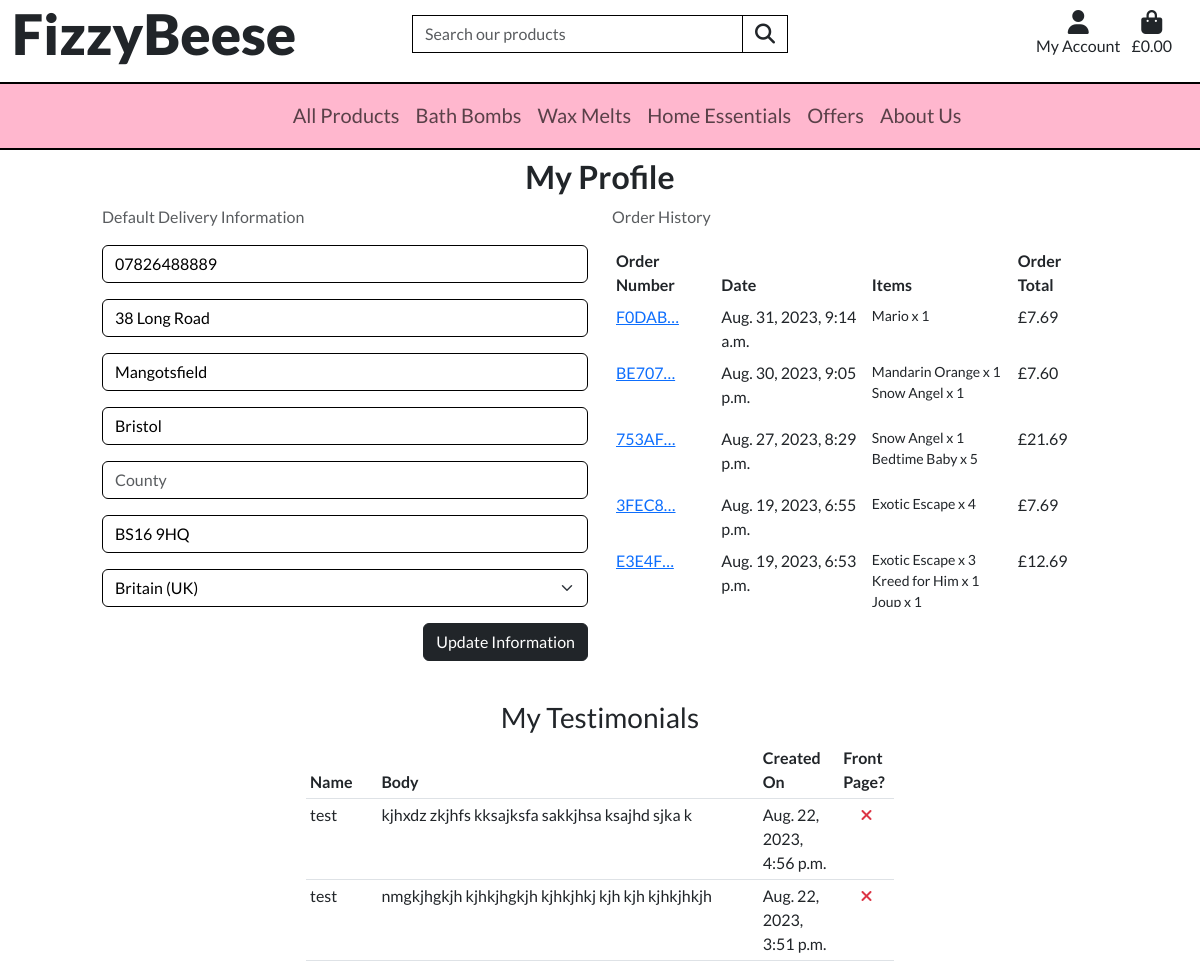
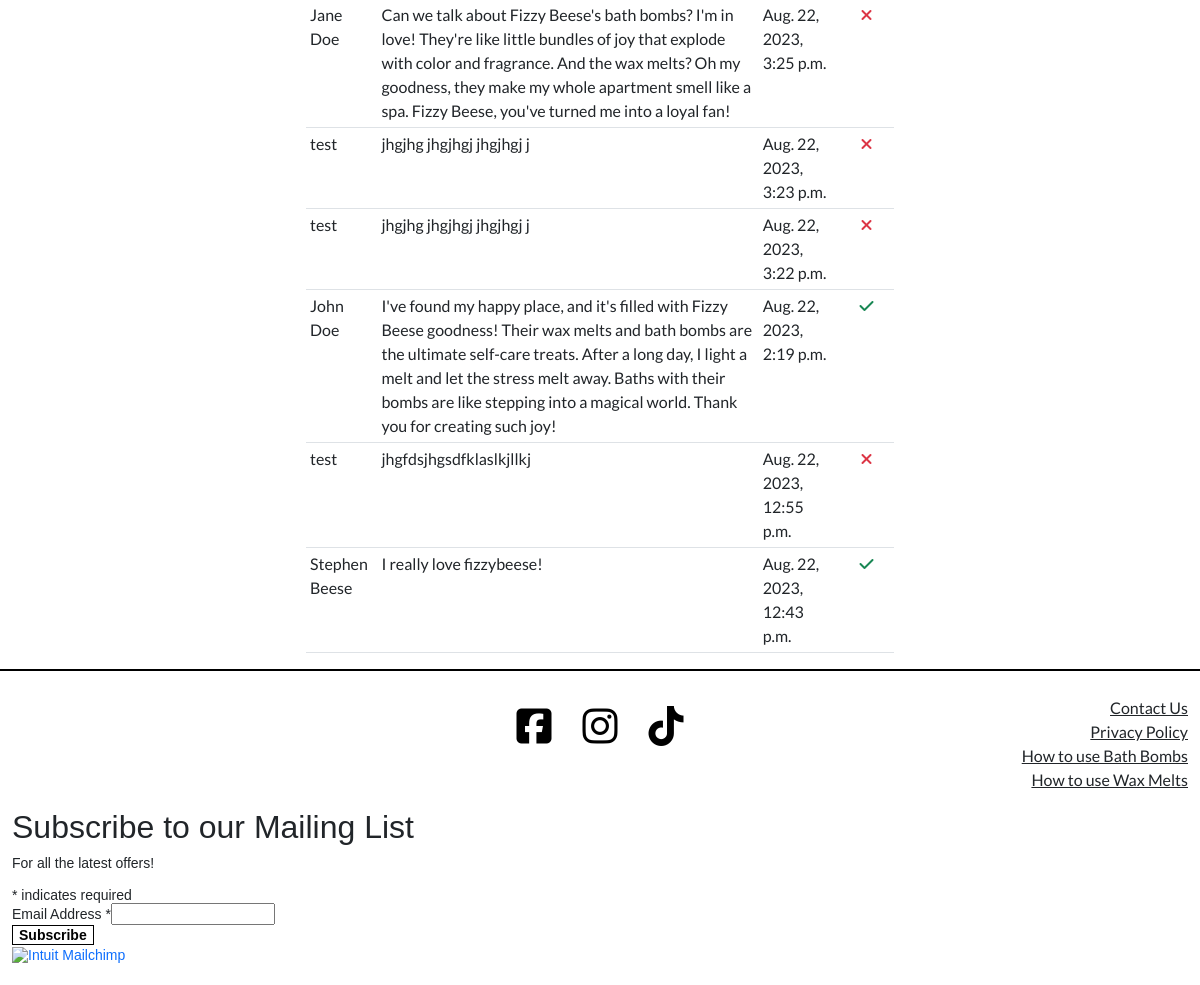
/profile/ (signed in), run on the app's committed database (2 pictures, top to bottom).
### profiles/models.py (models this page shows, shortened)
class UserProfile(models.Model):
    user = models.OneToOneField(User, on_delete=models.CASCADE)
    default_phone_number = models.CharField(
        max_length=20, null=True, blank=True)
    default_street_address1 = models.CharField(
        max_length=80, null=True, blank=True)
    default_street_address2 = models.CharField(
        max_length=80, null=True, blank=True)
    default_town_or_city = models.CharField(
        max_length=40, null=True, blank=True)
    default_county = models.CharField(max_length=80, null=True, blank=True)
    default_postcode = models.CharField(max_length=20, null=True, blank=True)
    default_country = CountryField(
        blank_label='Country', null=True, blank=True)

### checkout/models.py (models this page shows, shortened)
class Order(models.Model):
    order_number = models.CharField(max_length=32, null=False, editable=False)
    user_profile = models.ForeignKey(UserProfile, on_delete=models.SET_NULL,
                                     null=True, blank=True,
                                     related_name='orders')
    full_name = models.CharField(max_length=50, null=False, blank=False)
    email = models.EmailField(max_length=254, null=False, blank=False)
    phone_number = models.CharField(max_length=20, null=False, blank=False)
    country = CountryField(blank_label='Country *', null=False, blank=False)
    postcode = models.CharField(max_length=20, null=False, blank=False)
    town_or_city = models.CharField(max_length=40, null=False, blank=False)
    street_address1 = models.CharField(max_length=80, null=False, blank=False)
    street_address2 = models.CharField(max_length=80, null=True, blank=True)
    county = models.CharField(max_length=80, null=True, blank=True)
    date = models.DateTimeField(auto_now_add=True)
    total_weight = models.IntegerField(null=False, default=0)
    delivery_cost = models.DecimalField(
        max_digits=6, decimal_places=2, null=False, default=0)
    order_total = models.DecimalField(
        max_digits=10,
        decimal_places=2,
        null=False,
        default=0.00)
    grand_total = models.DecimalField(
        max_digits=10,
        decimal_places=2,
        null=False,
        default=0)
    original_bag = models.TextField(null=False, blank=False, default='')
    stripe_pid = models.CharField(
        max_length=254,
        null=False,
        blank=False,
        default='')

class OrderLineItem(models.Model):
    order = models.ForeignKey(
        Order,
        null=False,
        blank=False,
        on_delete=models.CASCADE,
        related_name='lineitems')
    product = models.ForeignKey(
        Product,
        null=False,
        blank=False,
        on_delete=models.CASCADE)
    quantity = models.IntegerField(null=False, blank=False, default=0)
    lineitem_total = models.DecimalField(
        max_digits=6,
        decimal_places=2,
        null=False,
        blank=False,
        editable=False)

### products/models.py (models this page shows, shortened)
class Product(models.Model):
    name = models.CharField(max_length=254, unique=True)
    description = models.TextField(null=True, blank=True)
    price = models.DecimalField(max_digits=5, decimal_places=2)
    stock_remaining = models.IntegerField(null=False)
    product_categories = models.ManyToManyField(
        ProductCategory)  # Links to ProductCategory
    fragrance_categories = models.ManyToManyField(
        FragranceCategory, blank=True)  # Links to FragranceCategory
    weight = models.IntegerField()
    sale_price = models.DecimalField(
        max_digits=5,
        decimal_places=2,
        null=True,
        blank=True)
    is_clearance = models.BooleanField()
    is_featured = models.BooleanField()
    is_hidden = models.BooleanField()
    image = models.ImageField(null=True, blank=True)
    label_image = models.ImageField(null=True, blank=True)
    uploaded_on = models.DateTimeField()

### testimonials/models.py (models this page shows, shortened)
class Testimonial(models.Model):
    user_profile = models.ForeignKey(UserProfile, on_delete=models.CASCADE,
                                     related_name='testimonials')
    name = models.CharField(max_length=50, null=False, blank=False)
    body = models.TextField(null=False, blank=False)
    approved = models.BooleanField(default=False)
    created_on = models.DateTimeField(auto_now_add=True)

### profiles/views.py (the view)
# urls.py: path('profile/', include('profiles.urls')),
@login_required
def profile(request):
    profile = get_object_or_404(UserProfile, user=request.user)
    if request.method == 'POST':
        form = UserProfileForm(request.POST, instance=profile)
        if form.is_valid():
            form.save()
            messages.success(request, 'Profile updated successfully')
        else:
            messages.error(
                request, 'Update failed. Please ensure the form is vaild.')
    else:
        form = UserProfileForm(instance=profile)
    orders = profile.orders.all().order_by('-date')
    testimonials = profile.testimonials.all().order_by('-created_on')
    template = 'profiles/profile.html/'
    context = {
        'form': form,
        'orders': orders,
        'testimonials': testimonials,
        'on_profile_page': True,
    }
    return render(request, template, context)

### profiles/forms.py
class UserProfileForm(forms.ModelForm):
    class Meta:
        model = UserProfile
        exclude = ('user',)
    def __init__(self, *args, **kwargs):
        super().__init__(*args, **kwargs)
        placeholders = {
            'default_phone_number': 'Phone Number',
            'default_street_address1': 'Street Address 1',
            'default_street_address2': 'Street Address 2 ',
            'default_town_or_city': 'Town or City',
            'default_county': 'County',
            'default_postcode': 'Postcode',
        }
        self.fields['default_phone_number'].widget.attrs['autofocus'] = True
        for field in self.fields:
            if field != 'default_country':
                if self.fields[field].required:
                    placeholder = f'{placeholders[field]} *'
                else:
                    placeholder = placeholders[field]
                self.fields[field].widget.attrs['placeholder'] = placeholder
            self.fields[field].widget.attrs['class'] = 'border-black profile-form-input'
            self.fields[field].label = False

### bag/contexts.py (called while the page is built, shortened)
def bag_contents(request):
    bag_items = []
    total = 0
    product_count = 0
    total_weight = 0
    bag = request.session.get('bag', {})
    if total < settings.FREE_DELIVERY_THRESHOLD:
        if product_count == 0:
            delivery = 0
        free_delivery_delta = settings.FREE_DELIVERY_THRESHOLD - total
    else:
        delivery = 0
        free_delivery_delta = 0
    grand_total = delivery + total
    context = {
        'bag_items': bag_items,
        'total': total,
        'product_count': product_count,
        'total_weight': total_weight,
        'delivery': delivery,
        'free_delivery_delta': free_delivery_delta,
        'free_delivery_threshold': settings.FREE_DELIVERY_THRESHOLD,
        'grand_total': grand_total,
    }
    return context

### home/contexts.py (called while the page is built)
def offers(model):
    clearance_products = Product.objects.filter(is_clearance=True)
    sale_products = Product.objects.filter(sale_price=True)
    context = {
        'clearance_products': clearance_products,
        'sale_products': sale_products,
    }
    return context

### testimonials/contexts.py (called while the page is built)
def testimonial_context(request):
    testimonials = Testimonial.objects.filter(approved=True)
    context = {
        'testimonials': testimonials,
    }
    return context

### profiles/templates/profiles/profile.html (shortened to what this page needs)
{% extends 'base.html' %}
{% load static %}
{% block extra_css %}
<link rel="stylesheet" href="{% static 'profiles/css/profile.css' %}">
{% endblock %}
{% block content %}
<div class="row checkout-container mx-0">
    <div class="col-12">
        <h2 class="text-center my-2 fw-bold">My Profile</h2>
    </div>
</div>
<div class="row justify-content-center">
    <div class="col-lg-5 col-10">
        <p class="text-muted">
            Default Delivery Information
        </p>
        <form class="mt-3" action="{% url 'profile' %}" method="POST" id="profile-update-form">
            {{ form|crispy }}
            <button class="btn btn-dark float-end mb-3">Update Information</button>
        </form>
    </div>
    <div class="col-lg-5 col-10">
        <p class="text-muted">Order History</p>
        {% if orders %}
        <div class="order-history table-responsive">
            <table class="table table-sm table-borderless">
                <thead>
                    <tr>
                        <th>Order Number</th>
                        <th>Date</th>
                        <th>Items</th>
                        <th>Order Total</th>
                    </tr>
                </thead>
                <tbody>
                    {% for order in orders %}
                    <tr>
                        <td>
                            <a href="{% url 'order_history' order.order_number %}" title="{{ order.order_number}}">
                                {{ order.order_number|truncatechars:6 }}
                            </a>
                        </td>
                        <td>{{ order.date }}</td>
                        <td>
                            <ul class="list-unstyled">
                                {% for item in order.lineitems.all %}
                                <li class="small">
                                    {{ item.product.name }} x {{ item.quantity }}
                                </li>
                                {% endfor %}
                            </ul>
                        </td>
                        <td>£{{ order.grand_total }}</td>
                    </tr>
                    {% endfor %}
                </tbody>
            </table>
        </div>
        {% else %}
        <h3 class="mb-3 text-center">You currently have no order history.</h3>
        {% endif %}
    </div>
</div>
{% if testimonials %}
<div class="row justify-content-center mt-4">
    <div class="col-6">
        <h3 class="text-center">My Testimonials</h3>
        <table class="table table-sm">
            <thead>
                <tr>
                    <th>Name</th>
                    <th>Body</th>
                    <th>Created On</th>
                    <th>Front Page?</th>
                </tr>
            </thead>
            <tbody>
                {% for testimonial in testimonials %}
                <tr>
                    <td>{{ testimonial.name }}</td>
                    <td class="mw-50">{{ testimonial.body }}</td>
                    <td>{{ testimonial.created_on }}</td>
                    <td class="text-center">
                        {% if testimonial.approved %}
                        <span class="text-success">
                            <i class="fa-solid fa-check"></i>
                        </span>
                        {% else %}
                        <span class="text-danger">
                            <i class="fa-solid fa-xmark"></i>
                        </span>
                        {% endif %}
                    </td>
                </tr>
                {% endfor %}
            </tbody>
        </table>
    </div>
</div>
{% endif %}
{% endblock %}

### static/css/base.css (style rules this page uses)
html { height: 100% }
body { font-family: 'Lato', sans-serif; font-weight: 400; }
.form-control { border: 1px solid black; }

### profiles/static/profiles/css/profile.css (style rules this page uses)
.order-history { max-height: 362px; overflow-y: auto; }
#profile-update-form .form-control { color: #000; }
#profile-update-form input::placeholder { color: #595c5f; }
#id_default_country, #id_default_country option:not(:first-child) { color: #000; }

### data on the page
UserProfile: default_phone_number "07826488889", default_street_address1 "38 Long Road", default_street_address2 "Mangotsfield", default_town_or_city "Bristol", default_postcode "BS16 9HQ", default_country "Britain (UK)"
Order: order_number "F0DAB…", date "Aug. 31, 2023, 9:14 a.m.", grand_total "7.69"
OrderLineItem: product.name "Mario", quantity "1"
Order: order_number "BE707…", date "Aug. 30, 2023, 9:05 p.m.", grand_total "7.60"
OrderLineItem: product.name "Mandarin Orange", quantity "1"
OrderLineItem: product.name "Snow Angel", quantity "1"
Order: order_number "753AF…", date "Aug. 27, 2023, 8:29 p.m.", grand_total "21.69"
OrderLineItem: product.name "Snow Angel", quantity "1"
OrderLineItem: product.name "Bedtime Baby", quantity "5"
Order: order_number "3FEC8…", date "Aug. 19, 2023, 6:55 p.m.", grand_total "7.69"
OrderLineItem: product.name "Exotic Escape", quantity "4"
Order: order_number "E3E4F…", date "Aug. 19, 2023, 6:53 p.m.", grand_total "12.69"
OrderLineItem: product.name "Exotic Escape", quantity "3"
OrderLineItem: product.name "Kreed for Him", quantity "1"
OrderLineItem: product.name "Joup", quantity "1"
Testimonial: name "test", body "kjhxdz zkjhfs kksajksfa sakkjhsa ksajhd sjka k", created_on "Aug. 22, 2023, 4:56 p.m.", approved False (drawn)
Testimonial: name "test", body "nmgkjhgkjh kjhkjhgkjh kjhkjhkj kjh kjh kjhkjhkjh", created_on "Aug. 22, 2023, 3:51 p.m.", approved False (drawn)
Testimonial: name "Jane Doe", body "Can we talk about Fizzy Beese's bath bombs? I'm in love! They're like little bundles of joy that explode with color and fragrance. And the wax melts? Oh my goodness, they make my whole apartment smell like a spa. Fizzy Beese, you've turned me into a loyal fan!", created_on "Aug. 22, 2023, 3:25 p.m.", approved False (drawn)
Testimonial: name "test", body "jhgjhg jhgjhgj jhgjhgj j", created_on "Aug. 22, 2023, 3:23 p.m.", approved False (drawn)
Testimonial: name "test", body "jhgjhg jhgjhgj jhgjhgj j", created_on "Aug. 22, 2023, 3:22 p.m.", approved False (drawn)
Testimonial: name "John Doe", body "I've found my happy place, and it's filled with Fizzy Beese goodness! Their wax melts and bath bombs are the ultimate self-care treats. After a long day, I light a melt and let the stress melt away. Baths with their bombs are like stepping into a magical world. Thank you for creating such joy!", created_on "Aug. 22, 2023, 2:19 p.m.", approved True (drawn)
Testimonial: name "test", body "jhgfdsjhgsdfklaslkjllkj", created_on "Aug. 22, 2023, 12:55 p.m.", approved False (drawn)
Testimonial: name "Stephen Beese", body "I really love fizzybeese!", created_on "Aug. 22, 2023, 12:43 p.m.", approved True (drawn)
